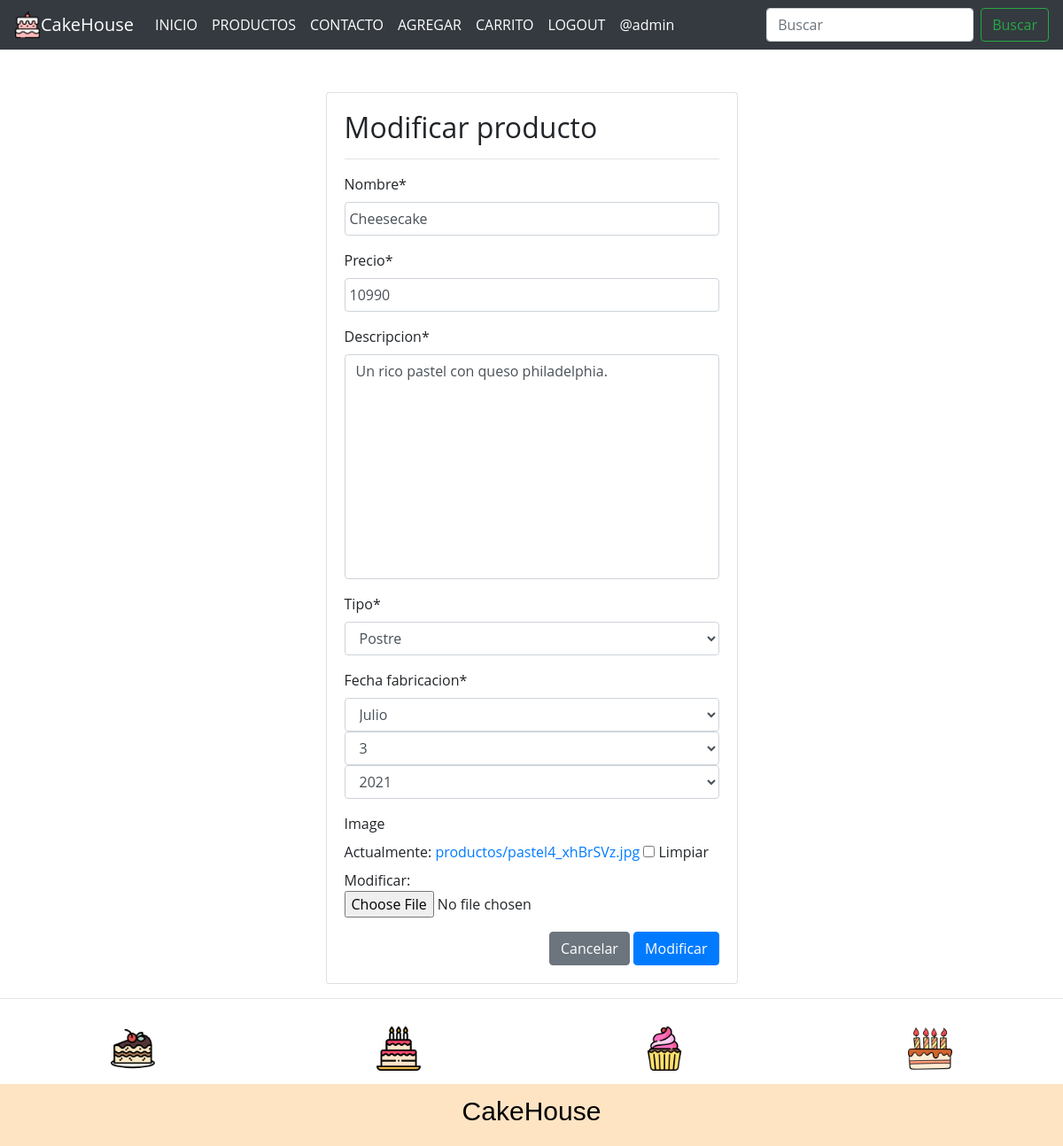
The page /modificar-producto/2/ (signed in) on the database as committed earlier.
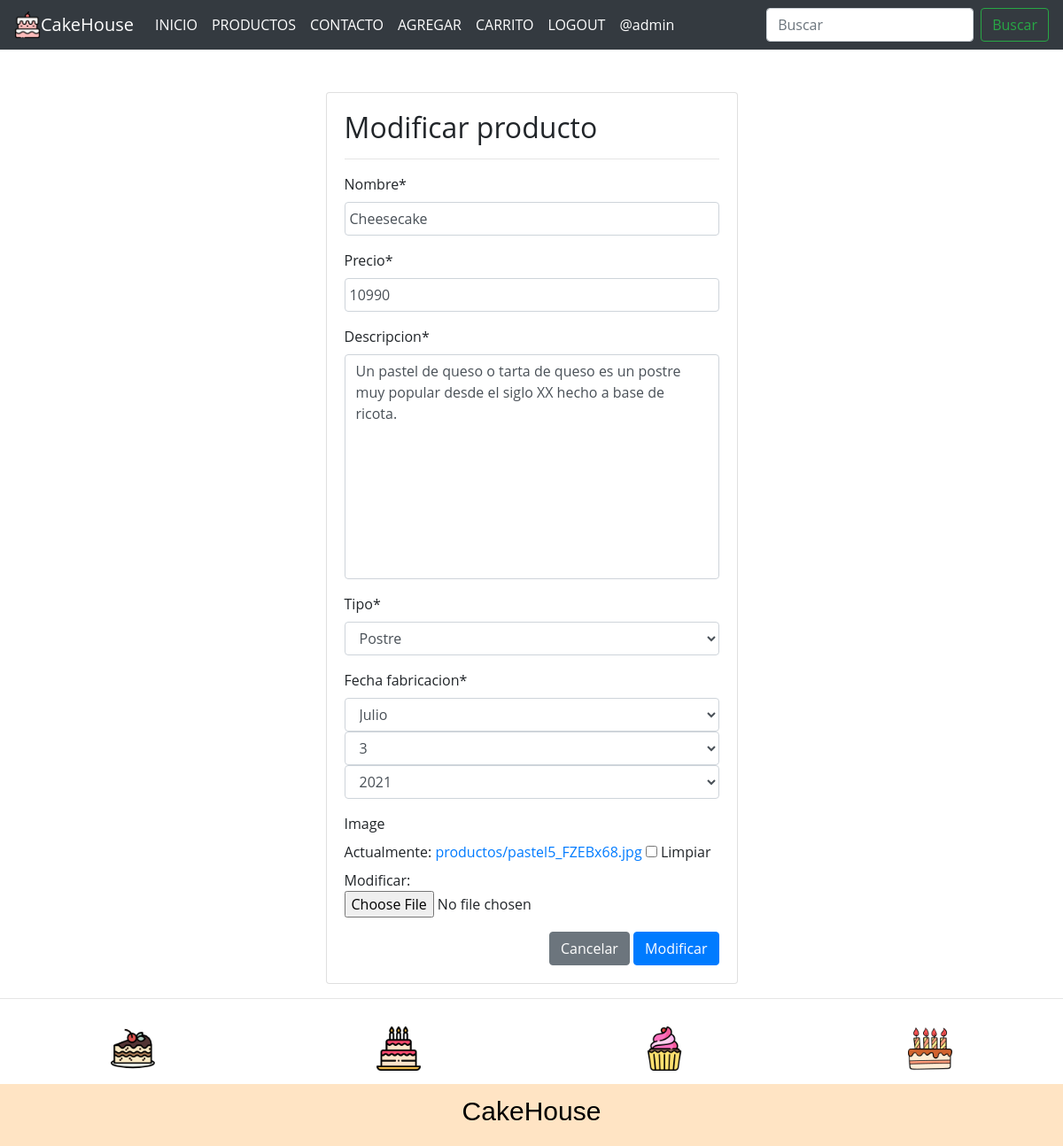
The same page on the database as committed later.
### app/models.py (models this page shows, shortened)
class Producto(models.Model):
    nombre = models.CharField(max_length=50)
    precio = models.IntegerField()
    descripcion = models.TextField()
    tipo = models.ForeignKey(Tipo, on_delete=models.PROTECT)
    fecha_fabricacion = models.DateField()
    image = models.ImageField(upload_to="productos", null=True)

class Tipo(models.Model):
    nombre = models.CharField(max_length=50)
    def __str__(self):
        return self.nombre

### app/views.py (the view, shortened to what this page needs)
# urls.py: path('modificar-producto/<id>/', modificar_producto, name="modificar_producto"),
@permission_required('app.change_producto')
def modificar_producto(request, id):
    producto = get_object_or_404(Producto, id=id)
    data = {'form': ProductoForm(instance=producto)}
    return render(request, 'app/producto/modificar.html', data)

### app/forms.py
class ProductoForm(forms.ModelForm):
    nombre = forms.CharField(min_length=3, max_length=50)
    image = forms.ImageField(required=False)
    class Meta:
        model = Producto
        fields = '__all__'
        widgets = {
            "fecha_fabricacion": forms.SelectDateWidget()
        }

### app/templates/app/producto/modificar.html (shortened to what this page needs)
{% extends 'app/base.html' %}
{% block contenido %}
{% load crispy_forms_tags %}
<br><br>
<div class="row">
    <div class="col-12 col-md-6 offset-md-3">
        <div class="card">
            <div class="card-body">
                <h2>Modificar producto</h2>
                <hr>
                <form action="" method="POST" enctype="multipart/form-data">
                    {{ form | crispy }}
                    <div class="d-flex justify-content-end">
                        <input type="reset" value="Cancelar" class="btn btn-secondary">
                        <input type="submit" value="Modificar" class="btn btn-primary">
                    </div>
                </form>
            </div>
        </div>
    </div>
</div>
{% endblock %}

Rows that differ between the two databases and show on the page:
changed Producto "Postre": descripcion "Un rico pastel con queso philadelphia." → "Un pastel de queso o tarta de queso es un postre muy popular desde el siglo XX hecho a base de ricota."
Other text that changed with them:
text no longer shown: "Nombre * Precio * Descripcion * Tipo * Fecha fabricacion * Image Actualmente: productos/pastel4_xhBrSVz.jpg Limpiar Modificar:"
text now shown: "Nombre * Precio * Descripcion * Tipo * Fecha fabricacion * Image Actualmente: productos/pastel5_FZEBx68.jpg Limpiar Modificar:"
